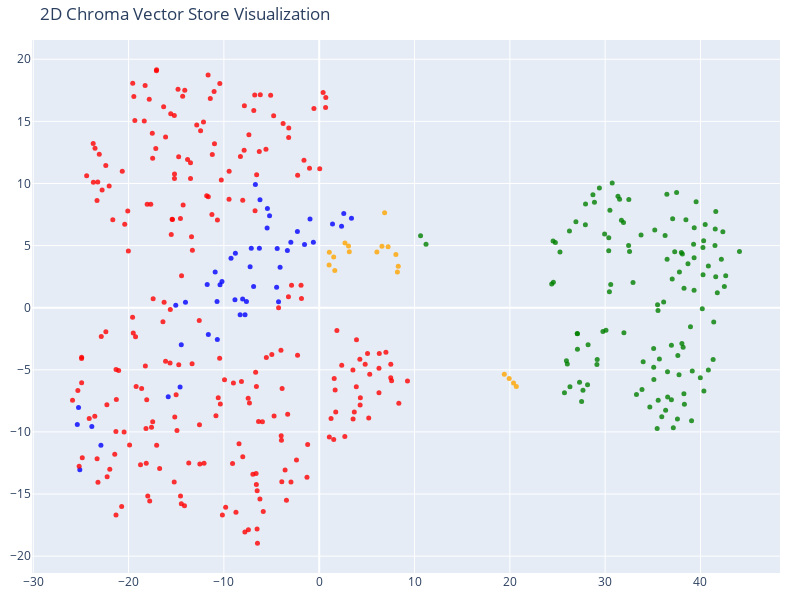

Notebook cell for this chart:
### Code cell
# We humans find it easier to visalize things in 2D!
# Reduce the dimensionality of the vectors to 2D using t-SNE
# (t-distributed stochastic neighbor embedding)

tsne = TSNE(n_components=2, random_state=42)
reduced_vectors = tsne.fit_transform(vectors)

# Create the 2D scatter plot
fig = go.Figure(data=[go.Scatter(
    x=reduced_vectors[:, 0],
    y=reduced_vectors[:, 1],
    mode='markers',
    marker=dict(size=5, color=colors, opacity=0.8),
    text=[f"Type: {t}<br>Text: {d[:100]}..." for t, d in zip(doc_types, documents)],
    hoverinfo='text'
)])

fig.update_layout(
    title='2D Chroma Vector Store Visualization',
    scene=dict(xaxis_title='x',yaxis_title='y'),
    width=800,
    height=600,
    margin=dict(r=20, b=10, l=10, t=40)
)

fig.show()

### Figure 1 — Plotly figure (JSON) as saved in the notebook; plotly's stock layout.template omitted (floating-point values rounded to 4 significant figures; data arrays with more than 128 entries replaced by an {"elided": "..."} marker saying what was removed)
{"data": [{"hoverinfo": "text", "marker": {"color": {"elided": "413 str values"}, "opacity": 0.8, "size": 5}, "mode": "markers", "text": {"elided": "413 str values"}, "type": "scatter", "x": {"elided": "413 float values"}, "y": {"elided": "413 float values"}}], "layout": {"height": 600, "margin": {"b": 10, "l": 10, "r": 20, "t": 40}, "scene": {"xaxis": {"title": {"text": "x"}}, "yaxis": {"title": {"text": "y"}}}, "title": {"text": "2D Chroma Vector Store Visualization"}, "width": 800}}
